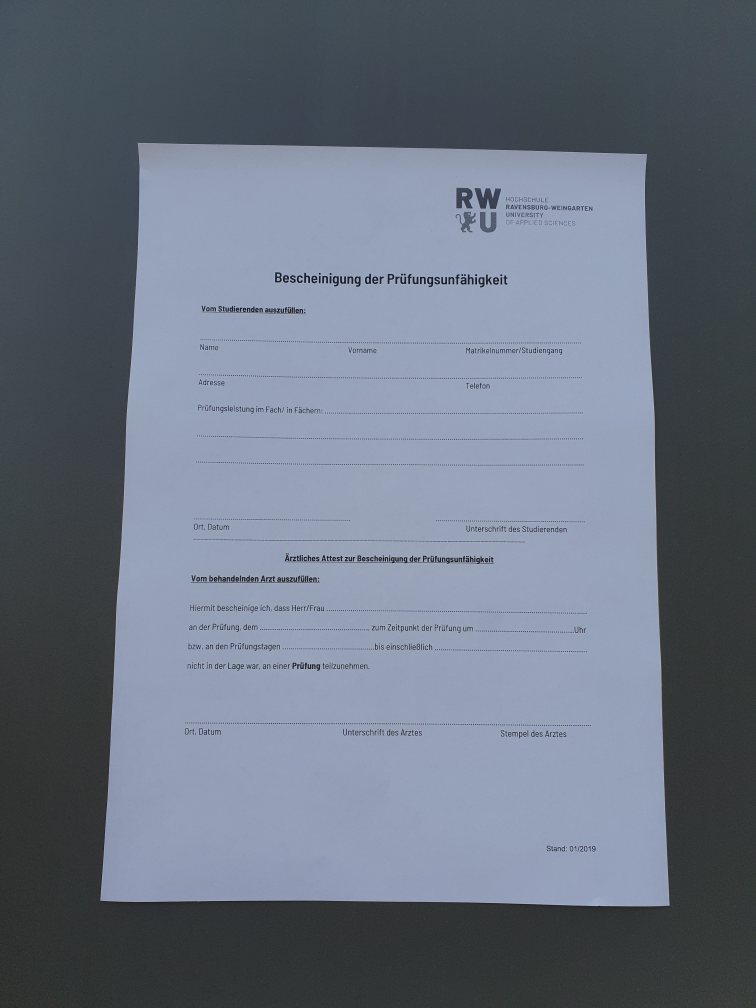
#> input picture assignment1/images/documents/hoch_1.jpg, 3024 x 4032 px (shown at 1/4 size); its folder holds only this picture in this run
$ python task1.py
#> lines starting #> are read from the running program, lines starting #| are printed output that depends on the picture; after the words box and inside, x2 and y2 are one past the last pixel; in counts of white or black regions, pixels touching at a corner belong together
from cv2 import imread, cvtColor, GaussianBlur, Canny, findContours,drawContours
from cv2 import contourArea, arcLength, approxPolyDP, threshold, adaptiveThreshold
from cv2 import COLOR_BGR2GRAY, COLOR_BGR2RGB, CHAIN_APPROX_SIMPLE, RETR_LIST, THRESH_BINARY, ADAPTIVE_THRESH_GAUSSIAN_C, ADAPTIVE_THRESH_MEAN_C
from cv2 import imwrite
from imutils.perspective import four_point_transform
import matplotlib.pyplot as plt
import numpy as np
import os

import cv2

def order_points(pts):
    a = np.sum(np.square(pts[0,0]-pts[1,0]))
    b = np.sum(np.square(pts[0,0]-pts[3,0]))

    if a > b:
        rect = pts.copy()
        rect[0] = pts[0]
        rect[1] = pts[3]
        rect[2] = pts[2]
        rect[3] = pts[1]
        return rect
    else:
        rect = pts.copy()
        rect[0] = pts[1]
        rect[1] = pts[0]
        rect[2] = pts[3]
        rect[3] = pts[2]
        return rect

def main(imgname):
#> called with imgname = 'hoch_1'
    image = imread("images/documents/"+imgname+".jpg")
#> image is the input picture: shape (4032, 3024, 3); mean B, G, R 128.6, 114.4, 105.4

    imwrite("images/output/"+imgname+"_1_original.jpg", image)

    grayscale_image = cvtColor(image,COLOR_BGR2GRAY)
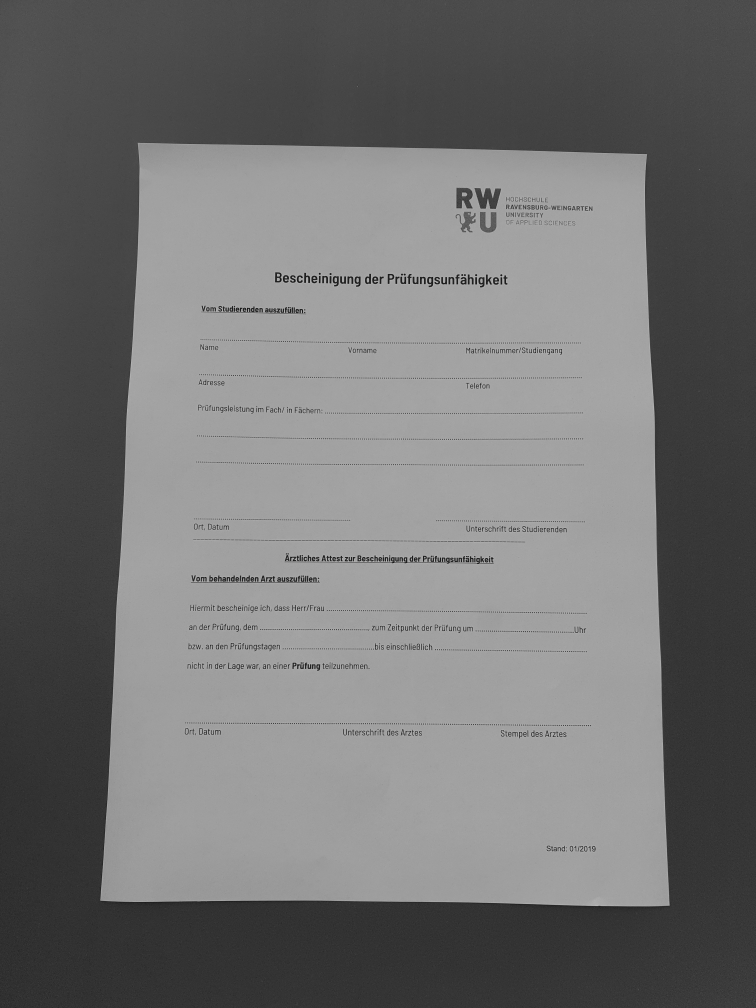
#> grayscale_image: shape (4032, 3024) (shown at 1/4 size); min 1, max 199, mean 113.3
    blurred_image = GaussianBlur(grayscale_image, ksize=(5,5),sigmaX=0,sigmaY=0)

    imwrite("images/output/"+imgname+"_2_grayscaleimg.jpg", grayscale_image)
    imwrite("images/output/"+imgname+"_3_gaussianblur.jpg", blurred_image)

    edges = Canny(blurred_image,75,180, L2gradient=True)
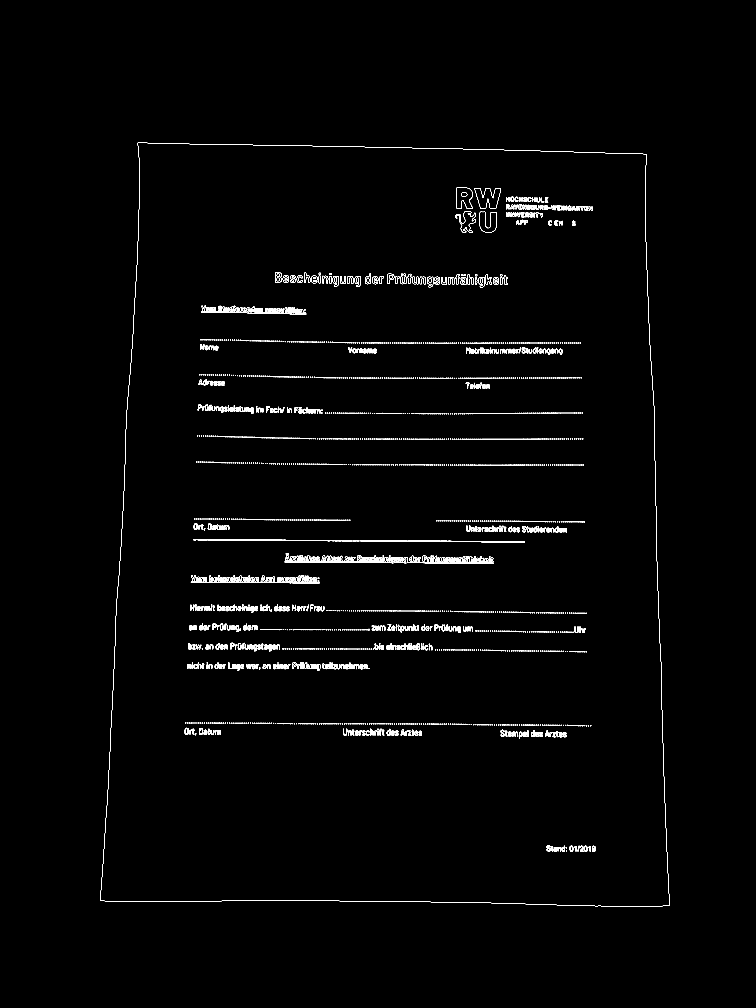
#> edges: shape (4032, 3024) (shown at 1/4 size); 0.72% white in thin lines or dots, all inside (x1, y1, x2, y2) = (401, 571, 2679, 3626)

    imwrite("images/output/"+imgname+"_4_canny.jpg", edges)

    contours, hierarchy = findContours(edges,RETR_LIST, CHAIN_APPROX_SIMPLE)
#> contours = 4773 contours, 3464 with area under 20; largest, box (x1, y1, x2, y2) and area: (401, 571, 2679, 3626) 6454896, (401, 571, 2679, 3626) 6454892, (1898, 752, 2004, 836) 5633, (1898, 752, 2004, 836) 5600, (1825, 750, 1891, 835) 4468

    contours = sorted(contours, key=contourArea, reverse=True)

    for c in contours:
        peri = cv2.arcLength(c, True)
        approx = cv2.approxPolyDP(c, 0.05 * peri, True)

        if len(approx) == 4:
            doc_cnts = approx
            break
#> this loop made 1 pass
#> (peri, doc_cnts) on pass 1: (10503.5, [[551, 571], [401, 3602], [2677, 3623], [2587, 617]])

    contoured_image = drawContours(image.copy(), doc_cnts, -1, (255,0,0), thickness=50)

    imwrite("images/output/"+imgname+"_5_contouredimage.jpg", contoured_image)

    # transformation = four_point_transform(image, doc_cnts.reshape(4, 2))
    # transformation = cvtColor(transformation, COLOR_BGR2GRAY)

    h = 3000
    w = int(np.floor(h*(1/np.sqrt(2))))
    dst_pts = np.array([[0, 0],   [w-1, 0],  [w-1, h-1], [0, h-1]], dtype=np.float32)
    src_pts = np.array(order_points(doc_cnts), dtype=np.float32).reshape(4,2)
#> in order_points, `a = np.sum(np.square(pts[0,0]-pts[1,0]))`: a = 9209461
#> in order_points, `b = np.sum(np.square(pts[0,0]-pts[3,0]))`: b = 4147412
#> in order_points, `rect = pts.copy()`: rect = [[551, 571], [401, 3602], [2677, 3623], [2587, 617]]
#> src_pts = [[551, 571], [2587, 617], [2677, 3623], [401, 3602]]


    M = cv2.getPerspectiveTransform(src_pts, dst_pts)
#> M = [[1.05, 0.052, -608.8], [-0.0255, 1.13, -629.5], [-5.39e-06, 3.95e-05, 1]]
    transformation = cv2.warpPerspective(grayscale_image, M, (w, h))
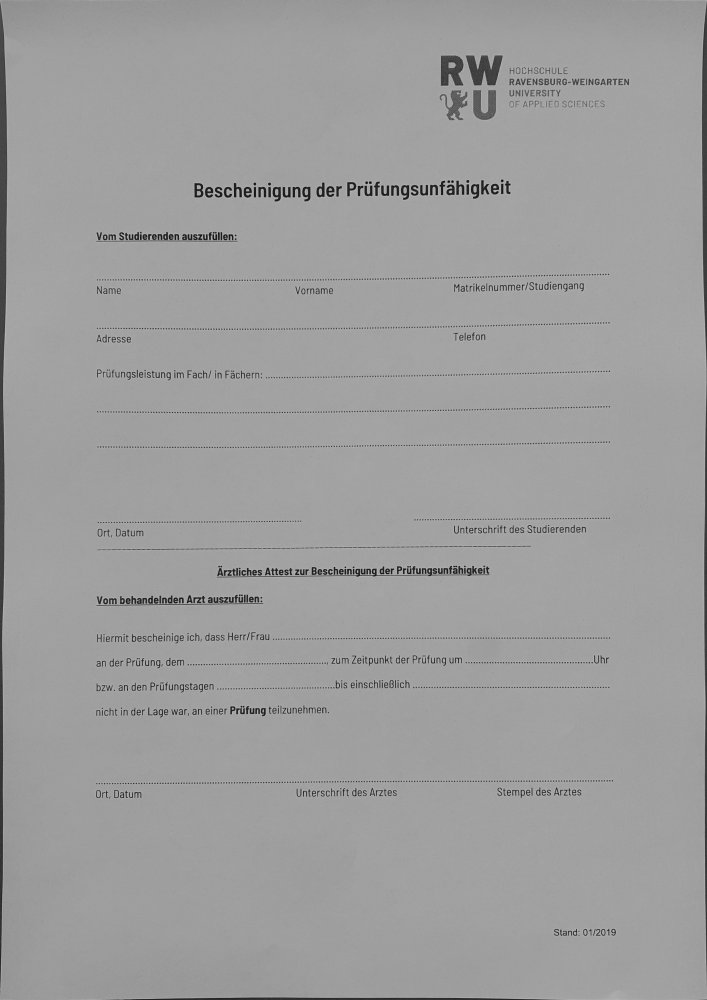
#> transformation: shape (3000, 2121) (shown at 1/3 size); min 5, max 194, mean 157.7

    imwrite("images/output/"+imgname+"_6_transformation.jpg", transformation)

    adaptive_binary_image_gaus = adaptiveThreshold(transformation,255,ADAPTIVE_THRESH_GAUSSIAN_C, THRESH_BINARY,11,6)
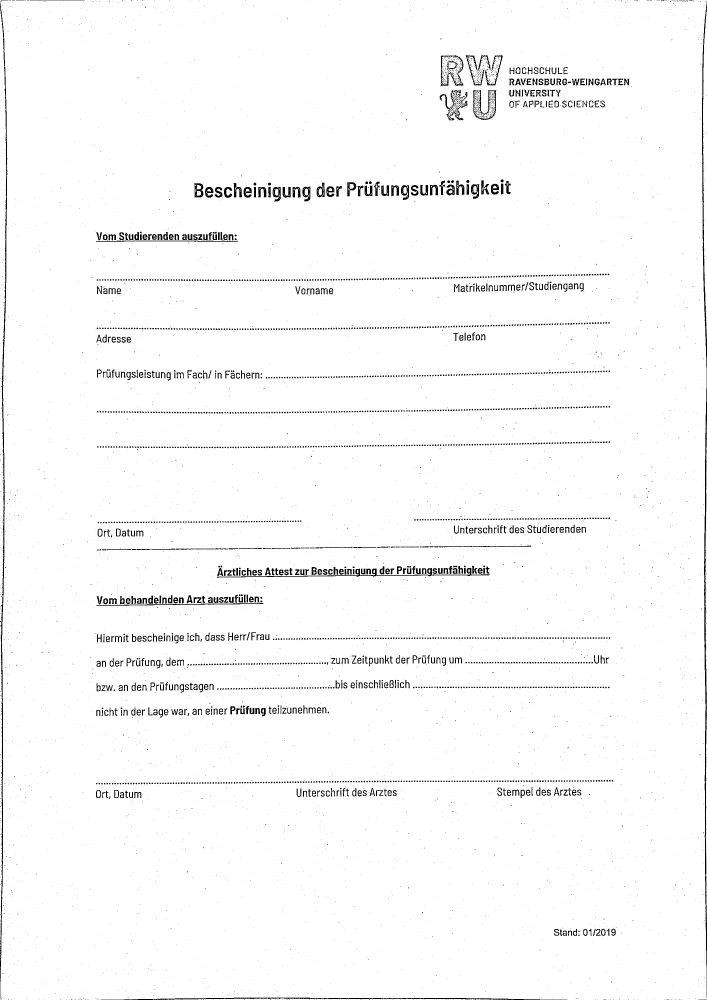
#> adaptive_binary_image_gaus: shape (3000, 2121) (shown at 1/3 size); 97.7% white; 5716 black regions (5068 under 20 px), largest, box (x1, y1, x2, y2) and area: (2106, 3, 2121, 2993) 9911, (0, 4, 22, 2996) 9138, (302, 2992, 1702, 3000) 3685
    adaptive_binary_image_mean = adaptiveThreshold(transformation,255,ADAPTIVE_THRESH_MEAN_C, THRESH_BINARY,7,6)
#> adaptive_binary_image_mean: shape (3000, 2121); 97.6% white; 8676 black regions (8024 under 20 px), largest, box (x1, y1, x2, y2) and area: (2106, 3, 2121, 2993) 9631, (0, 4, 22, 2996) 8911, (302, 2992, 1702, 3000) 3677
    tresh, binary_image = threshold(transformation, 100,255,THRESH_BINARY)
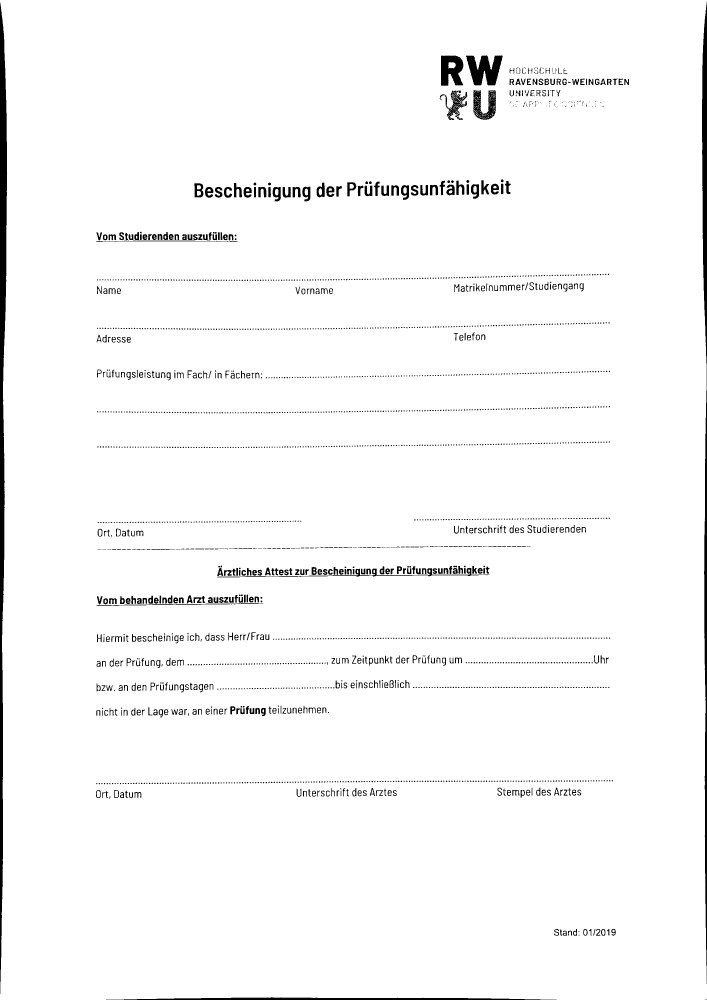
#> binary_image: shape (3000, 2121) (shown at 1/3 size); 97.3% white; 2364 black regions (1768 under 20 px), largest, box (x1, y1, x2, y2) and area: (0, 7, 22, 2982) 34996, (2106, 5, 2121, 2945) 21897, (318, 2992, 1670, 3000) 6835

    imwrite("images/output/"+imgname+"_7_adaptive_binary_image_gaus.jpg", adaptive_binary_image_gaus)
    imwrite("images/output/"+imgname+"_8_adaptive_binary_image_mean.jpg", adaptive_binary_image_mean)
    imwrite("images/output/"+imgname+"_9_binary_image.jpg", binary_image)


if __name__ == "__main__":
    for i in os.listdir("images/documents/"):
        print(i.split(".")[0])
        main(i.split(".")[0])
        # exit()
